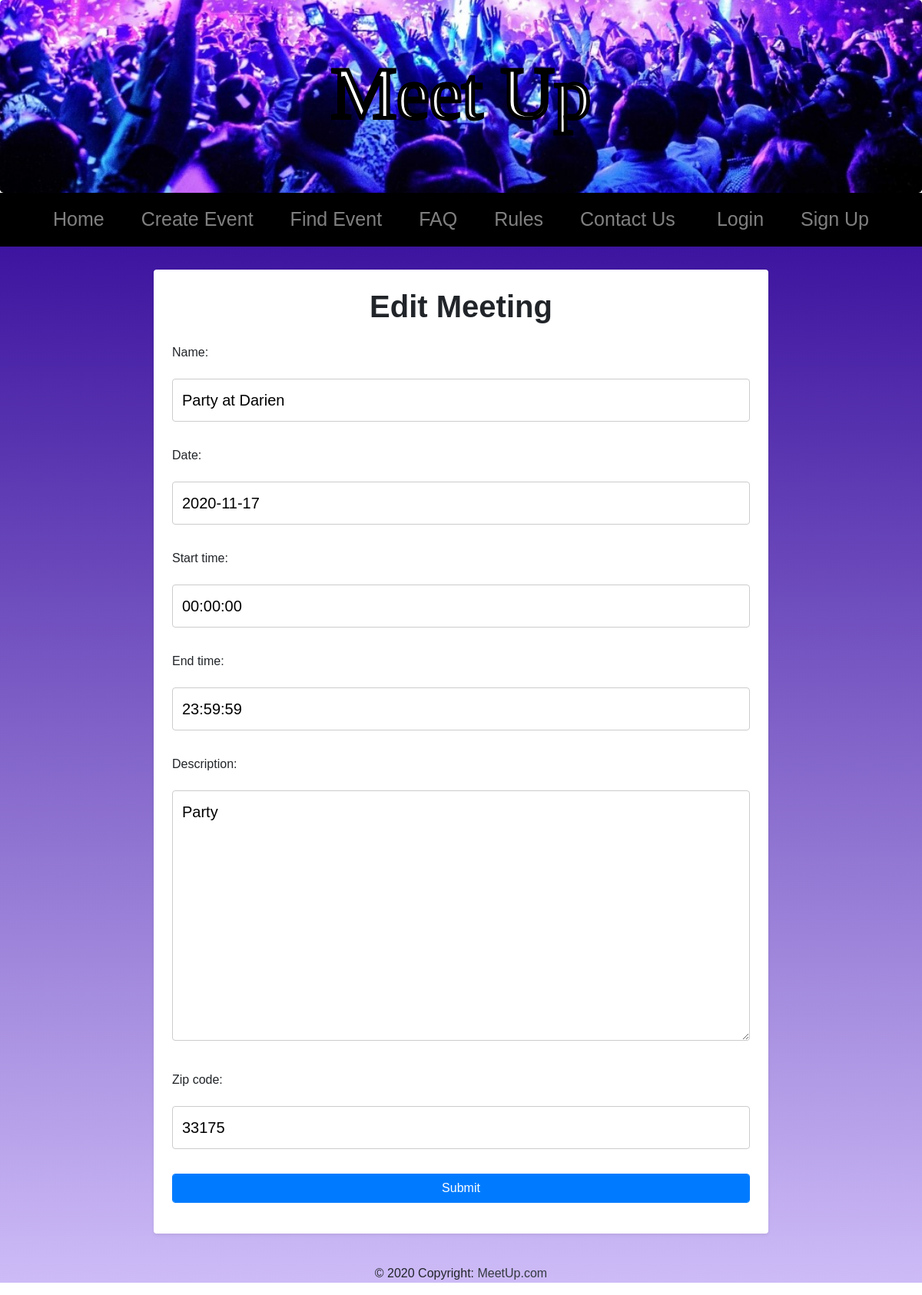
/meet/1/edit/, run on an earlier commit of the app's database.
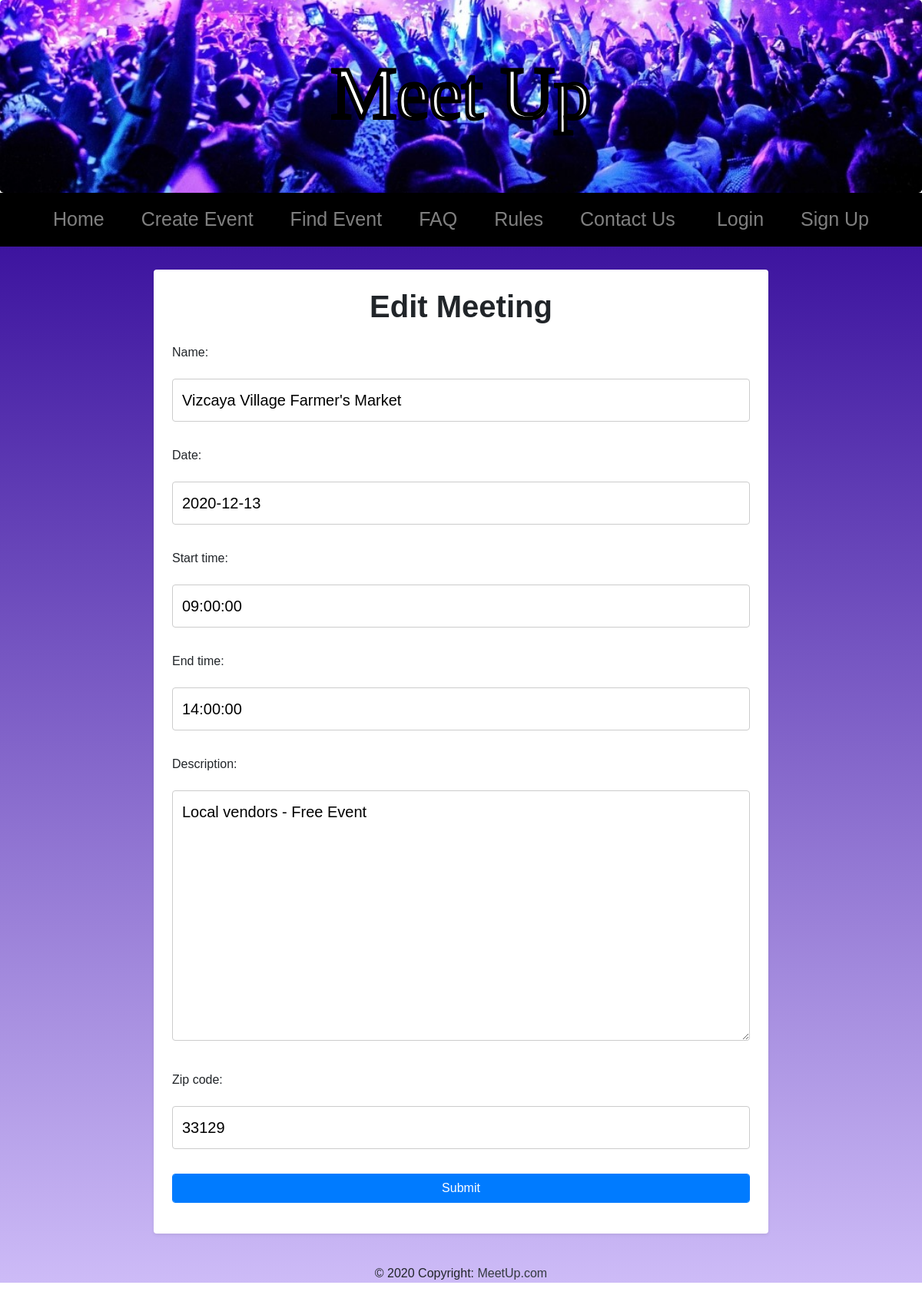
And on a later commit of the database.
### pages/models.py (models this page shows)
class Event(models.Model):
    host = models.ForeignKey(User, on_delete=models.CASCADE, related_name='hosted_events')
    name = models.CharField(max_length=64)
    description = models.TextField(max_length=256, default='')
    date = models.DateField(default=datetime.date.today)
    start_time = models.TimeField(default=datetime.time.min)
    end_time = models.TimeField(default=datetime.time.max)
    attendees = models.ManyToManyField(User, related_name='joined_events')
    zip_code = models.CharField(max_length=5, default='00000')

### meeting/views.py (the view, shortened to what this page needs)
# urls.py: path('<int:event_id>/edit/', EditMeetingView.as_view()),
class EditMeetingView(View):
    def get(self, request, event_id):
        event = Event.objects.get(pk=event_id)
        form = CreateMeetingForm(instance=event)
        return render(request, 'form.html', {'form': form, 'title': 'Edit Meeting'})

### meeting/forms.py
class CreateMeetingForm(forms.ModelForm):
    class Meta:
        model = Event
        fields = ('name', 'date', 'start_time', 'end_time', 'description', 'zip_code')

### templates/form.html (shortened to what this page needs)
{% extends "index.html" %}
{% block main_content %}
<div class="col-sm-8 shadow-sm p-4 mb-4 mx-auto bg-white rounded h-100" style="padding: 15px; margin-top: 30px;">
  <form class="form-group" action="" method="post">
    <h1 class="mb-4 text-center font-weight-bold">
        {{ title }}
    </h1>
    {% for field in form %}
      <div class = "form-group">
        <label class="col_form_label">
          {{ field.label_tag }}
        </label>
        {{ field }}
      </div>
    {% endfor %}
    <input class="btn btn-primary form-control" type="submit" value="Submit">
  </form>
</div>
{% endblock %}

### templates/index.html (shortened to what this page needs)
<!doctype html>
<html lang="en">
<head>
    {% load static %}
    <link href="{% static 'css/bootstrap.css' %}" rel="stylesheet" type="text/css">
        {% load static %}
</head>
<body>
<div class="jumbotron text-center mb-0 bg-blue impact">
    <h1 class="display-1 text-white" style="font-family:'Impact';-webkit-text-stroke-width: 5px;-webkit-text-stroke-color: black;">Meet Up</h1>
</div style="font-size: 25px">
{% include "navbar.html" %}
<div class="bg">
    <div class="row mx-auto">
    {% block main_content %}
    {% endblock %}
    </div>
    <footer class="footer">
      <div class="container text-center my-3 text-black">
        <span>© 2020 Copyright: <a href="http://127.0.0.1:8000/" class="text-dark"> MeetUp.com</a></span>
      </div>
    </footer>
</div>
</body>
</html>

### templates/navbar.html
<nav class="navbar navbar-expand-md navbar-fixed-top navbar-dark navbar-background main-nav" style="font-size: 25px">
    <div class="container my-auto" style="margin-top:30px">
        <ul class="nav navbar-nav">
            <li class="nav-item mx-3">
                <a class="nav-link {% if nav == "home" %}active{% endif %}" href="/">Home</a>
            </li>
            <li class="nav-item mx-3">
                <a class="nav-link {% if nav == "create_event" %}active{% endif %}" href="/meet/create/">Create Event</a>
            </li>
            <li class="nav-item mx-3">
                <a class="nav-link {% if nav == "find_event" %}active{% endif %}" href="/meet/find_event/?zip=&name=">Find Event</a>
            </li>
            <li class="nav-item mx-3">
                <a class="nav-link {% if nav == "faq" %}active{% endif %}" href="/faq/">FAQ</a>
            </li>
            <li class="nav-item mx-3">
                <a class="nav-link {% if nav == "rules" %}active{% endif %}" href="/rules/">Rules</a>
            </li>
            <li class="nav-item mx-3">
                <a class="nav-link {% if nav == "contact" %}active{% endif %}" href="/contact/">Contact Us</a>
            </li>
        </ul>
        {% if user.is_authenticated %}
            <div>
                    <ul class="nav navbar-nav">
                        <li class="nav-item mx-3">
                            <a class="nav-link" href="/auth/personal/">Profile</a>
                        </li>
                        <li class="nav-item mx-3">
                            <a class="nav-link" href="/auth/logout/">Logout</a>
                        </li>
                    </ul>
                </div>
        </div>
        {% else %}
        <div class="float-right">
                <div>
                    <ul class="nav navbar-nav">
                        <li class="nav-item mx-3">
                            <a class="nav-link" href="/auth/login/">Login</a>
                        </li>
                        <li class="nav-item mx-3">
                            <a class="nav-link" href="/auth/create_account/">Sign Up</a>
                        </li>
                    </ul>
                </div>
        {% endif %}
    </div>
</nav>

What changed in the data, as far as the page shows it:
changed Event: name "Party at Darien" → "Vizcaya Village Farmer's Market"; date "2020-11-17" → "2020-12-13"; start_time "00:00:00" → "09:00:00"; end_time "23:59:59" → "14:00:00"; description "Party" → "Local vendors - Free Event"; zip_code "33175" → "33129"
